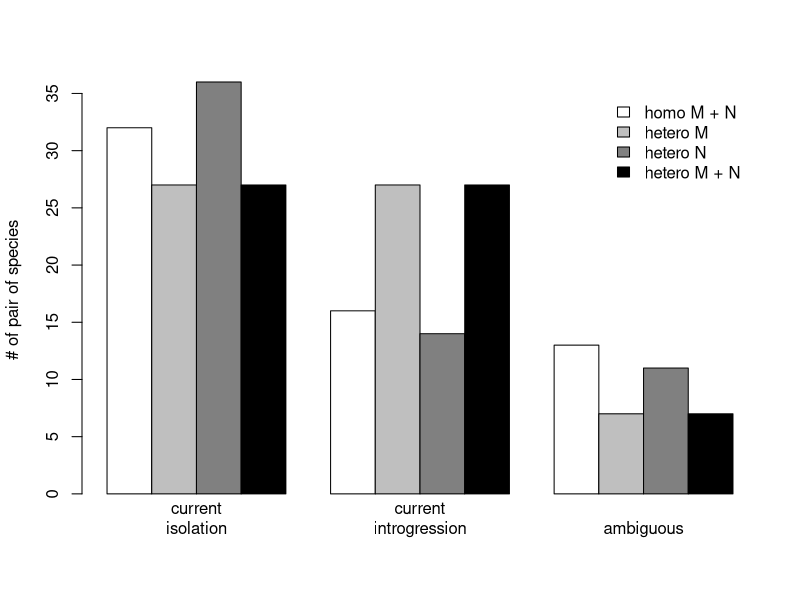
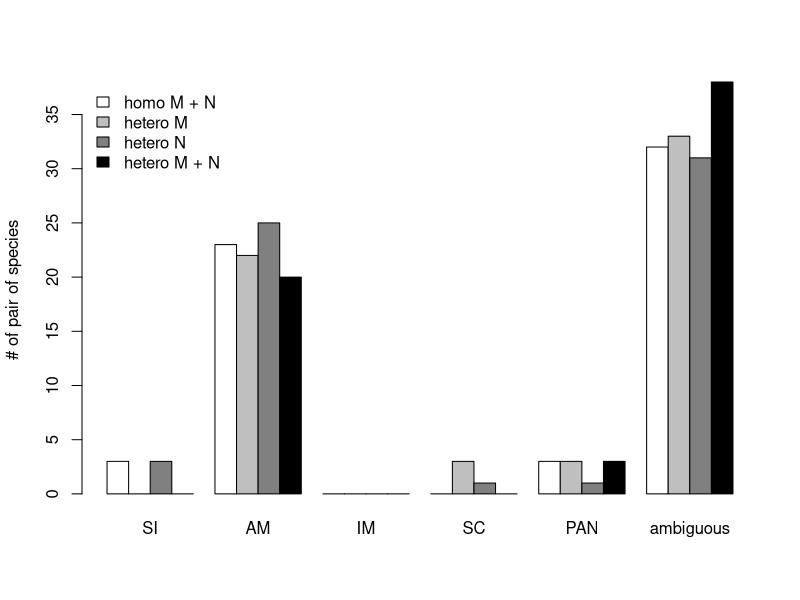

These charts were generated, in order, by the following R code:
#! /usr/bin/env Rscript
a = read.table("migHomo_NHomo.txt", h=T)
b = read.table("migHetero_NHomo.txt", h=T)
c = read.table("migHomo_NHetero.txt", h=T)
d = read.table("migHetero_NHetero.txt", h=T)

#A = paste(a$spA, a$spB, sep="_")
#B = paste(b$spA, b$spB, sep="_")
#C = paste(c$spA, c$spB, sep="_")
#D = paste(d$spA, d$spB, sep="_")

SIa = grep("SI",colnames(a))
SIb = grep("SI",colnames(b))
SIc = grep("SI",colnames(c))
SId = grep("SI",colnames(d))

AMa = grep("AM",colnames(a))
AMb = grep("AM",colnames(b))
AMc = grep("AM",colnames(c))
AMd = grep("AM",colnames(d))

IMa = grep("IM",colnames(a))
IMb = grep("IM",colnames(b))
IMc = grep("IM",colnames(c))
IMd = grep("IM",colnames(d))

SCa = grep("SC",colnames(a))
SCb = grep("SC",colnames(b))
SCc = grep("SC",colnames(c))
SCd = grep("SC",colnames(d))

PANa = grep("Panmixia",colnames(a))
PANb = grep("Panmixia",colnames(b))
PANc = grep("Panmixia",colnames(c))
PANd = grep("Panmixia",colnames(d))

isolationA = a[,SIa]
isolationB = b[,SIb]
isolationC = apply(c[,SIc], MARGIN=1, FUN="sum")
isolationD = apply(d[,SId], MARGIN=1, FUN="sum")

ancientA = a[,AMa]
ancientB = apply(b[,AMb], MARGIN=1, FUN="sum")
ancientC = apply(c[,AMc], MARGIN=1, FUN="sum")
ancientD = apply(d[,AMd], MARGIN=1, FUN="sum")

islandA = a[,IMa]
islandB = apply(b[,IMb], MARGIN=1, FUN="sum")
islandC = apply(c[,IMc], MARGIN=1, FUN="sum")
islandD = apply(d[,IMd], MARGIN=1, FUN="sum")

secondaryA = a[,SCa]
secondaryB = apply(b[,SCb], MARGIN=1, FUN="sum")
secondaryC = apply(c[,SCc], MARGIN=1, FUN="sum")
secondaryD = apply(d[,SCd], MARGIN=1, FUN="sum")

panmixieA = a[, PANa]
panmixieB = b[, PANb]
panmixieC = apply(c[, PANc], MARGIN=1, FUN="sum")
panmixieD = apply(d[, PANd], MARGIN=1, FUN="sum")

migA = islandA + secondaryA + panmixieA
migB = islandB + secondaryB + panmixieB
migC = islandC + secondaryC + panmixieC
migD = islandD + secondaryD + panmixieD

noMigA = isolationA + ancientA
noMigB = isolationB + ancientB
noMigC = isolationC + ancientC
noMigD = isolationD + ancientD

nMigA = length(which(migA > 0.8))
nMigB = length(which(migB > 0.8))
nMigC = length(which(migC > 0.8))
nMigD = length(which(migD > 0.8))

nNoMigA = length(which(noMigA > 0.8))
nNoMigB = length(which(noMigB > 0.8))
nNoMigC = length(which(noMigC > 0.8))
nNoMigD = length(which(noMigD > 0.8))

nPanA = length(which(panmixieA > 0.8))
nPanB = length(which(panmixieB > 0.8))
nPanC = length(which(panmixieC > 0.8))
nPanD = length(which(panmixieD > 0.8))

nAmbigA = length(which(migA<0.8 & noMigA<0.8 & panmixieA<0.8))
nAmbigB = length(which(migB<0.8 & noMigB<0.8 & panmixieB<0.8))
nAmbigC = length(which(migC<0.8 & noMigC<0.8 & panmixieC<0.8))
nAmbigD = length(which(migD<0.8 & noMigD<0.8 & panmixieD<0.8))

# plot resultat 1
tmp = matrix(c(nNoMigA, nNoMigB, nNoMigC, nNoMigD, nMigA, nMigB, nMigC, nMigD, nAmbigA, nAmbigB, nAmbigC, nAmbigD), nrow=4)
dev.new(width=6, height=5.6)
barplot(tmp, beside=T, names = c("current\nisolation", "current\nintrogression", "ambiguous"), col=grey(c(1, 0.75, 0.5, 0)), legend.text=c("homo M + N", "hetero M", "hetero N", "hetero M + N"), args.legend=list(bty="n"), ylab = "# of pair of species")
#tmp=dev.off()
cat(paste("#no migration (M_homo, N_homo): ", nNoMigA,
"\n#no migration (M_hetero, N_homo): ", nNoMigB,
"\n#no migration (M_homo, N_hetero): ", nNoMigC,
"\n#no migration (M_hetero, N_hetero): ", nNoMigD,
"\n#migration (M_homo, N_homo): ", nMigA,
"\n#migration (M_hetero, N_homo): ", nMigB,
"\n#migration (M_homo, N_hetero): ", nMigC,
"\n#migration (M_hetero, N_hetero): ", nMigD,
"\n#panmixia (M_homo, N_homo): ", nPanA,
"\n#panmixia (M_hetero, N_homo): ", nPanB,
"\n#panmixia (M_homo, N_hetero): ", nPanC,
"\n#panmixia (M_hetero, N_hetero): ", nPanD,
"\n#ambiguous (M_homo, N_homo): ", nAmbigA,
"\n#ambiguous (M_hetero, N_homo): ", nAmbigB,
"\n#ambiguous (M_homo, N_hetero): ", nAmbigC,
"\n#ambiguous (M_hetero, N_hetero): ", nAmbigD,
"\n\n", collapse=""))

dev.print(pdf, "figureS3.pdf", bg="white")
tmp = dev.off()

nSIa = length(which(isolationA > 0.8))
nSIb = length(which(isolationB > 0.8))
nSIc = length(which(isolationC > 0.8))
nSId = length(which(isolationD > 0.8))

nAMa = length(which(ancientA > 0.8))
nAMb = length(which(ancientB > 0.8))
nAMc = length(which(ancientC > 0.8))
nAMd = length(which(ancientD > 0.8))

nIMa = length(which(islandA > 0.8))
nIMb = length(which(islandB > 0.8))
nIMc = length(which(islandC > 0.8))
nIMd = length(which(islandD > 0.8))

nSCa = length(which(secondaryA > 0.8))
nSCb = length(which(secondaryB > 0.8))
nSCc = length(which(secondaryC > 0.8))
nSCd = length(which(secondaryD > 0.8))

nPANa = length(which(panmixieA > 0.8))
nPANb = length(which(panmixieB > 0.8))
nPANc = length(which(panmixieC > 0.8))
nPANd = length(which(panmixieD > 0.8))

nAmbigA = length(which(isolationA < 0.8 & ancientA < 0.8 & islandA < 0.8 & secondaryA < 0.8 & panmixieA < 0.8))
nAmbigB = length(which(isolationB < 0.8 & ancientB < 0.8 & islandB < 0.8 & secondaryB < 0.8 & panmixieB < 0.8))
nAmbigC = length(which(isolationC < 0.8 & ancientC < 0.8 & islandC < 0.8 & secondaryC < 0.8 & panmixieC < 0.8))
nAmbigD = length(which(isolationD < 0.8 & ancientD < 0.8 & islandD < 0.8 & secondaryD < 0.8 & panmixieD < 0.8))

# plot resultat 2
tmp = matrix(c(nSIa, nSIb, nSIc, nSId, nAMa, nAMb, nAMc, nAMd, nIMa, nIMb, nIMc, nIMd, nSCa, nSCb, nSCc, nSCd, nPANa, nPANb, nPANc, nPANd, nAmbigA, nAmbigB, nAmbigC, nAmbigD), nrow=4)
dev.new(width=8, height=5.6)
barplot(tmp, beside=T, names = c("SI", "AM", "IM", "SC", "PAN", "ambiguous"), col=grey(c(1, 0.75, 0.5, 0)), legend.text=c("homo M + N", "hetero M", "hetero N", "hetero M + N"), args.legend=list(x="topleft", bty="n"), ylab = "# of pair of species")
dev.print(pdf, "figureS4.pdf", bg="white")
dev.off()


# unploted resultat 3
# migA = islandA + secondaryA + panmixieA
# migB = islandB + secondaryB + panmixieB
# migC = islandC + secondaryC + panmixieC
# migD = islandD + secondaryD + panmixieD
# 
# noMigA = isolationA + ancientA
# noMigB = isolationB + ancientB
# noMigC = isolationC + ancientC
# noMigD = isolationD + ancientD
# 
# boxplot(log10(a$netdivAB_avg[which(noMigA>0.8)]), log10(b$netdivAB_avg[which(noMigB>0.8)]), log10(c$netdivAB_avg[which(noMigC>0.8)]), log10(d$netdivAB_avg[which(noMigD>0.8)]),
# log10(a$netdivAB_avg[which(migA>0.8)]), log10(b$netdivAB_avg[which(migB>0.8)]), log10(c$netdivAB_avg[which(migC>0.8)]), log10(d$netdivAB_avg[which(migD>0.8)]),
# log10(a$netdivAB_avg[which(migA < 0.8 & noMigA < 0.8)]), log10(b$netdivAB_avg[which(migB < 0.8 & noMigB < 0.8)]), log10(c$netdivAB_avg[which(migC < 0.8 & noMigC < 0.8)]), log10(d$netdivAB_avg[which(migD < 0.8 & noMigC < 0.8)]),
# at = c(1,2,3,4, 6,7,8,9, 11,12,13,14), outline = F, axis=F, col=grey(c(1, 0.75, 0.5, 0, 1, 0.75, 0.5, 0, 1, 0.75, 0.5, 0)), xaxt="n", yaxt="n")
# legend("topright", c("refABC", "MigHetero", "NHetero", "MigHetero_NHetero"), bty="n", fill=grey(c(1, 0.75, 0.5, 0)))
# mtext("Current\nisolation", side=1, at=2.5, line=1.7, cex=1.2)
# mtext("Current\nintrogression", side=1, at=7.5, line=1.7, cex=1.2)
# mtext("NA", side=1, at=12.5, line=1, cex=1.2)
# par(las=0)
# mtext("synonymous divergence", side=2, line=3, cex=1.2)
# par(las=1)
# axis(side = 2, at = c(log10(0.35), -1, -2, -3, -4, log10(5e-5)), labels = c(0.35, 0.1, 0.01, 0.001, 0.0001, 0.00005))
# dev.print(pdf, "figureS2.pdf", bg="white")
# dev.off()
#tmp = dev.off()


